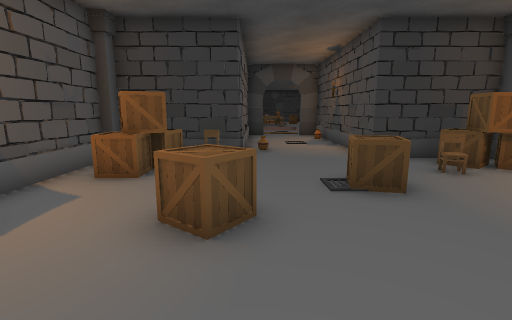
view 1 (above)

20 first-person views from a walk through a Unity game level. The camera is 1.4 m above the floor, tilts 10° down and sees 85° across. The floor is counted in squares, 1 m on a side. Each view is taken from the middle of a square. On the plan, view 1 faces up. The plan holds only what a view shows up to about 14 squares ahead; the rest is blank. The place goes on beyond the plan. The player is left out. Some animated figures are not drawn. Door leaves are left out, so doorways stand open. Some surface patterns are stand-ins.

view 2
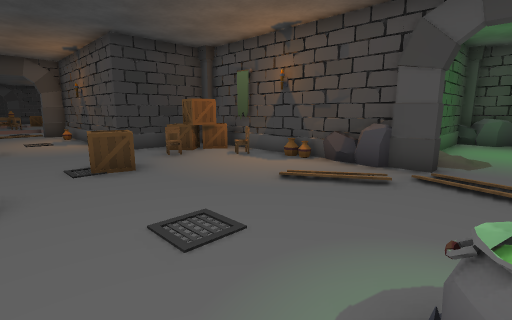

view 3
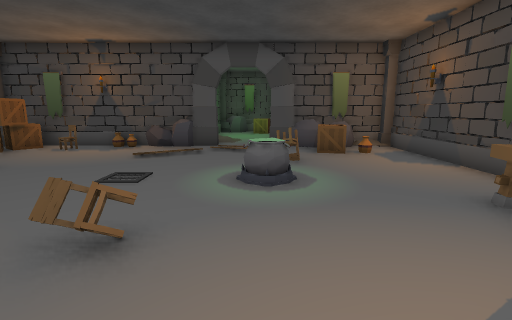

view 4
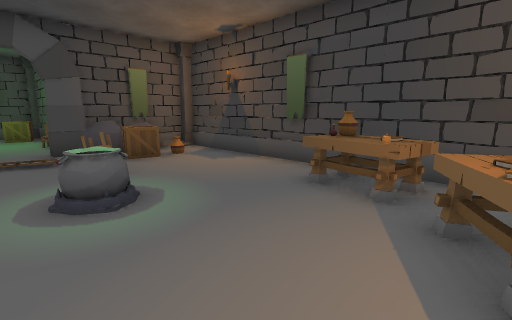

view 5
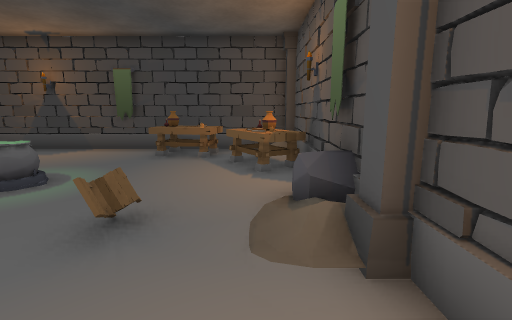

view 6
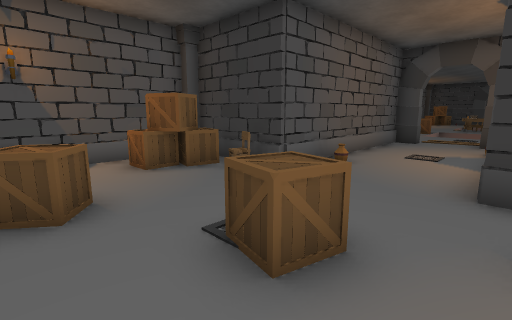

view 7
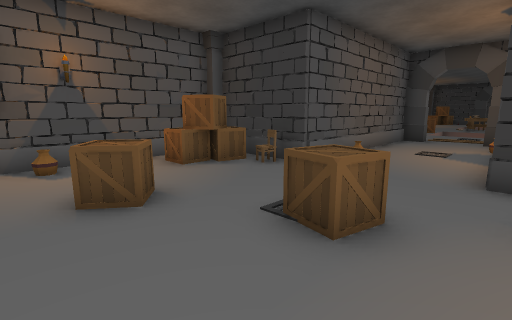

view 8
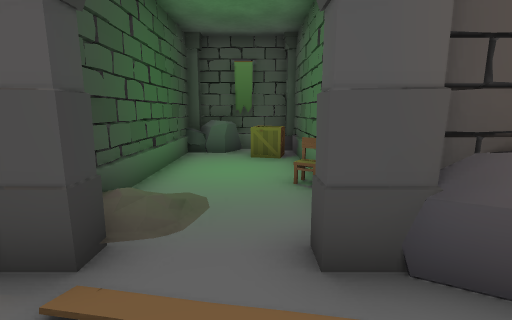

view 9
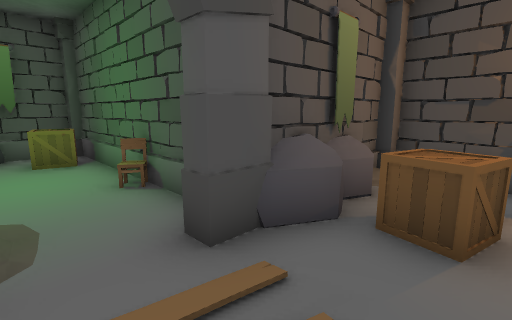

view 10
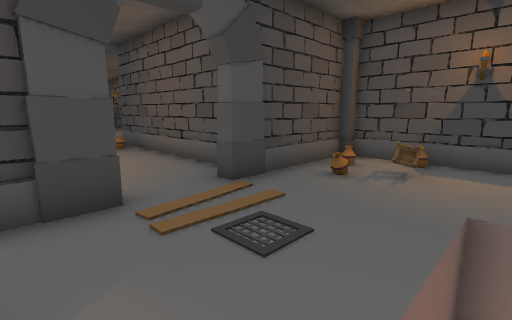

view 11
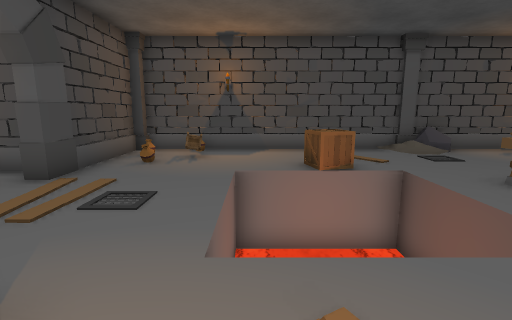

view 12
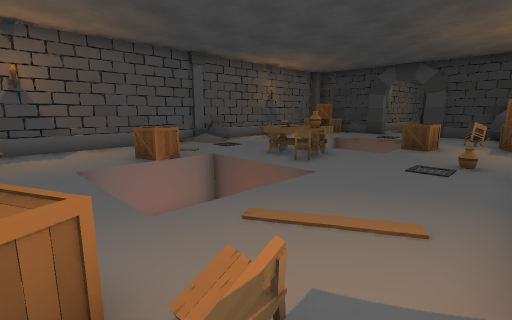

view 13
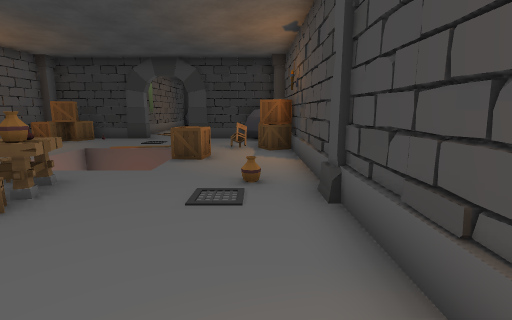

view 14
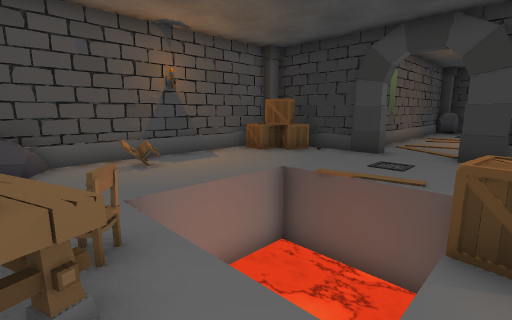

view 15
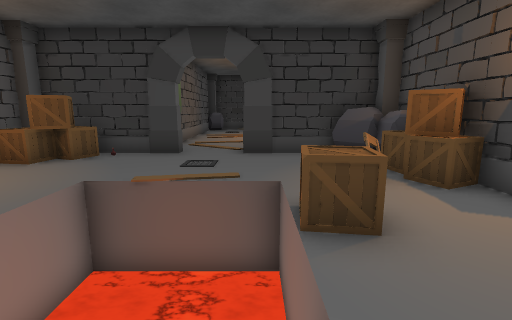

view 16
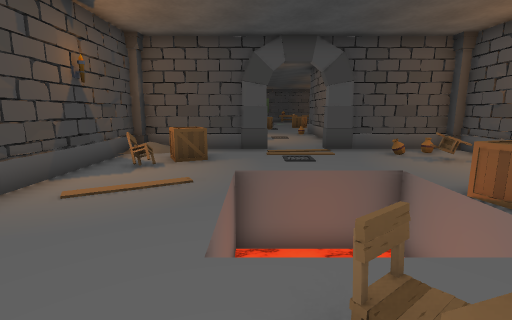

view 17
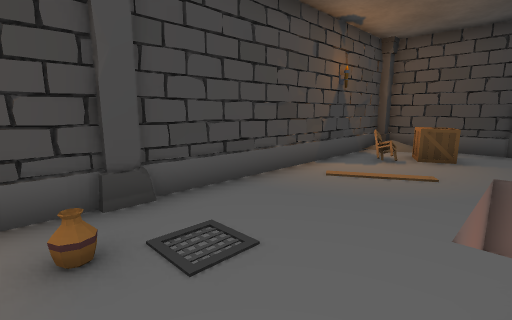

view 18
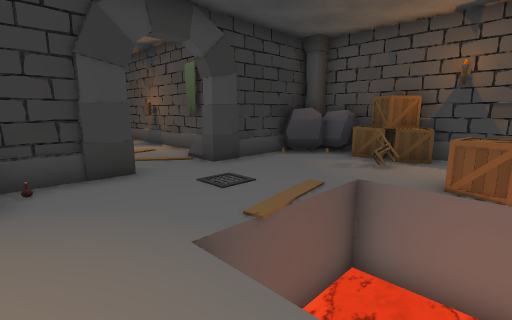

view 19
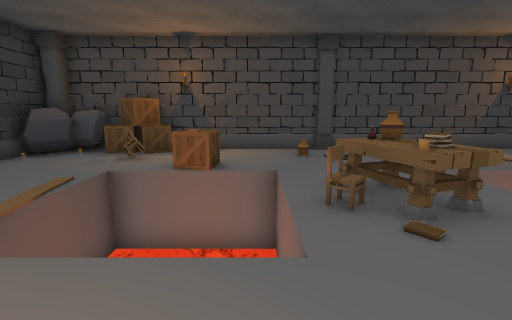

view 20
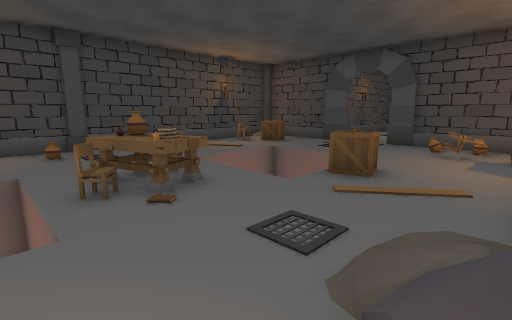

### Floor plan
Key: @ floor where view 1 was taken; # wall or solid block; . floor; / step, stairs or slope; D open door; = window, fence, low wall or low ledge; ≈ lava the walk keeps out of; C column; H chair; B box; R rock; P pot; T table; K books; O other object.
Columns run from 5 left of view 1 to 16 right of it. Each row starts with its distance up from view 1.
 41     #....#
 40     #....#
 39     #....#
 38     #....#
 37   ####..R##R##
 36 CCBB.......RC#
 35 #BBB........RR
 34 #..........BB#
 33 #.........HBB#
 32 #....≈≈≈≈...B#
 31 #....≈≈≈≈B...#
 30 #.H..   ≈B...#
 29 #....   ≈....#
 28 ##....H......#
 27 C#...OKO.....C
 26 C/....OH.....C
 25 #............#
 24 #....≈   ....#
 23 #...B≈   ....#
 22 #....≈   ....#
 21 #....≈≈≈≈....#
 20 #..........H.#
 19 ##HH......B..#
 18  #........B//#
 17  ##..#DD#../C
 16  #####DD#####
 15     #....#
 14     #...=#
 13     #....#
 12     #....#
 11     #....#
 10     #....#
  9  ####....###
  8 CC##H......#C
  7 #.BB.....HBBB#
  6 #.B........B.#
  5 #......BB..H.#
  4 #...BB.......#
  3 ##..B.......##
  2 ##..........RR
  1 C#......../.RR#####=RR
  0 CC..H@......#O/.....CR
 -1 RR..H.......DD/.....RR
 -2 R......P....DD.....B##
 -3  #O......H..##..H.#BC#
 -4  TO........BRR#####
 -5  #OTOO....BBRR
 -6  #.TOT......#R
 -7  ###TT......C#
 -8   ############

Where each view was taken, in squares from view 1:
view 1: 0 up, 0 right, facing up
view 2: 2 down, 0 right, facing up-right
view 3: 2 down, 4 left, facing right
view 4: 1 down, 3 left, facing down-right
view 5: 3 up, 3 left, facing down
view 6: 3 up, 4 right, facing up-left
view 7: 2 up, 4 right, facing up-left
view 8: 2 down, 5 right, facing right
view 9: 1 down, 5 right, facing down-right
view 10: 21 up, 4 right, facing down-left
view 11: 21 up, 6 right, facing left
view 12: 19 up, 7 right, facing up-left
view 13: 22 up, 6 right, facing up
view 14: 27 up, 4 right, facing up-left
view 15: 27 up, 3 right, facing up
view 16: 27 up, 3 right, facing down
view 17: 28 up, 3 right, facing down-right
view 18: 30 up, 2 left, facing up-right
view 19: 29 up, 3 left, facing right
view 20: 29 up, 4 left, facing down-right
